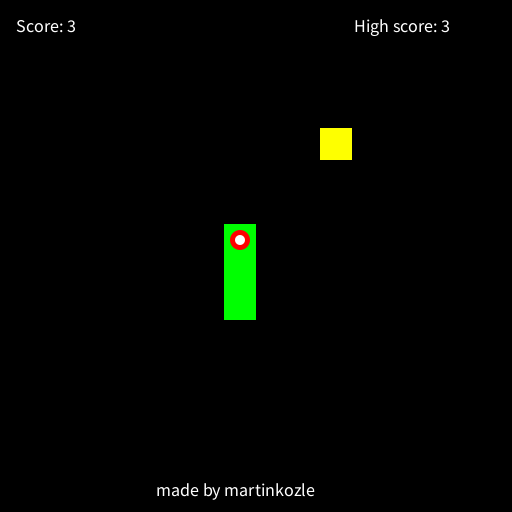
Frame 1 (no input)
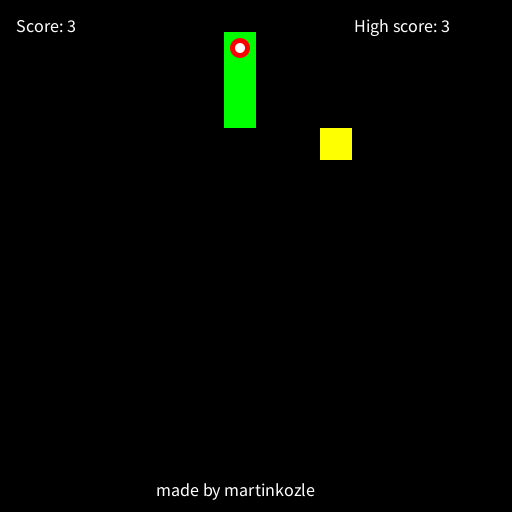
Frame 60 (the mouse pressed at the canvas centre just before this capture)
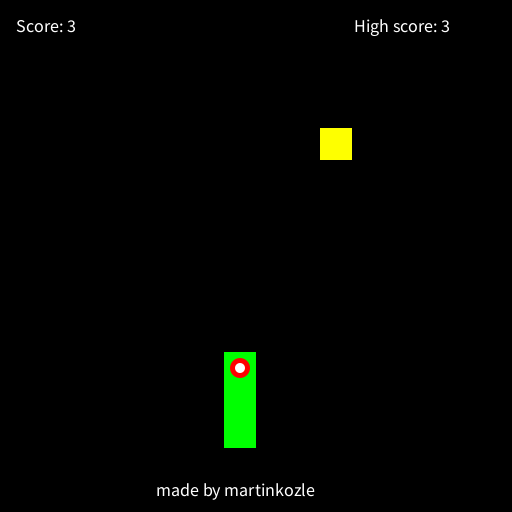
Frame 120 (the mouse held since frame 60 and released just before this capture)

The Processing sketch that drew these frames (run headless with seeded random() and noise(); from frame 60 on, the mouse is pressed at the canvas centre):

// Processing sketch: sketch_snake
// ── sketch_snake.pde
boolean eat=false;
boolean spawnedFood=false;
boolean moved=false;
boolean lose=false;
int best=0;
int foodX;
int foodY;
int len=2;
char dir='w';

//Body[] body=new Body[20];
ArrayList<Body> body=new ArrayList<Body>();

int xm=0;
int ym=-1;




void draw(){
  background(0);
  if(lose){
    lose=false;
    body.clear();
    
    body.add(new Body(7,9,false));
    body.add(new Body(7,8,false));
    body.add(new Body(7,7,true));
    
  }
  if(!spawnedFood){foodX=(int)random(0,15.999);foodY=(int)random(0,15.999);spawnedFood=true;}
  fill(#FEFF00);
  noStroke();
  rect(foodX*32,foodY*32,32,32);
  if(frameCount%10==0){
     moved=true;
     
     body.get(body.size()-1).head=false;
     body.add(new Body(body.get(body.size()-1).x+xm,body.get(body.size()-1).y+ym,true));
     for(int i=0;i<body.size()-1;i++){
       if(body.get(body.size()-1).x==body.get(i).x&&body.get(body.size()-1).y==body.get(i).y){
         lose=true;
         xm=0;
         ym=-1;
         dir='w';
         break;
       }
     }
     if(!eat){body.remove(0);}
     eat=false;
  }
  if(body.get(body.size()-1).x==foodX&&body.get(body.size()-1).y==foodY){spawnedFood=false;eat=true;}
  
  for(int i=0;i<body.size();i++){
    body.get(i).display();
  }
  
  textSize(18);
  stroke(0);
  fill(#FFFFFF);
  best=max(best,body.size());
  text("Score: "+body.size(),16,32);
  text("High score: "+best,512-158,32);
  text("made by martinkozle",156,512-16);
  
  //for(int i=0;i<16;i++){
  //  for(int j=0;j<16;j++){
  //    rect(j*32,i*32,32,32);
  //  }
  //}
}

void keyPressed(){
  if(moved==true)
  switch(key){
    case 'a':if(dir!='d'){xm=-1;ym=0;dir='a';moved=false;}break;
    case 'd':if(dir!='a'){xm=1;ym=0;dir='d';moved=false;}break;
    case 'w':if(dir!='s'){xm=0;ym=-1;dir='w';moved=false;}break;
    case 's':if(dir!='w'){xm=0;ym=1;dir='s';moved=false;}break;
    //case 'f':eat=true;break;
  }
}

void setup(){
  size(512,512);
  body.add(new Body(7,9,false));
  body.add(new Body(7,8,false));
  body.add(new Body(7,7,true));
  
}
// ── Body.pde
class Body{
 int x;
 int y;
 int age;
 boolean head;
 Body(int x,int y,boolean head){
   this.x=x;
   this.y=y;
   this.head=head;
   if(this.x>15)this.x=0;
   if(this.y>15)this.y=0;
   if(this.x<0)this.x=15;
   if(this.y<0)this.y=15;
 }
 void display(){
   noStroke();
   fill(#00FF01);
   rect(x*32,y*32,32,32);
   if(head){fill(#FF0000);ellipse(x*32+16,y*32+16,20,20);fill(#FFFFFF);ellipse(x*32+16,y*32+16,10,10);}
 }
}
